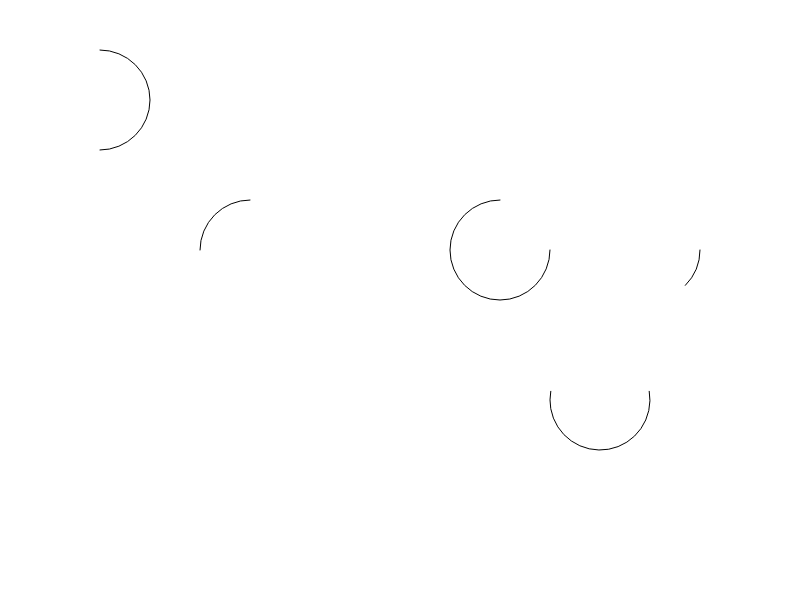
Frame 1 (no input)
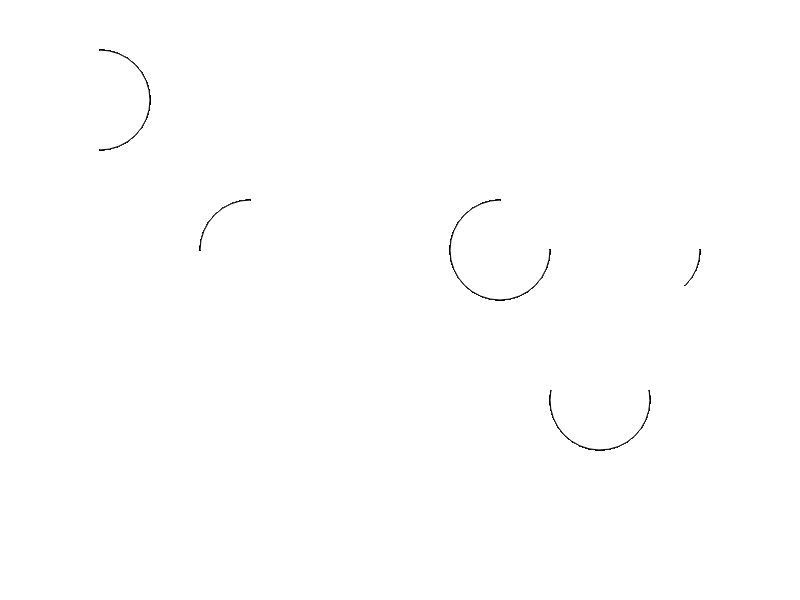
Frame 60 (no input)
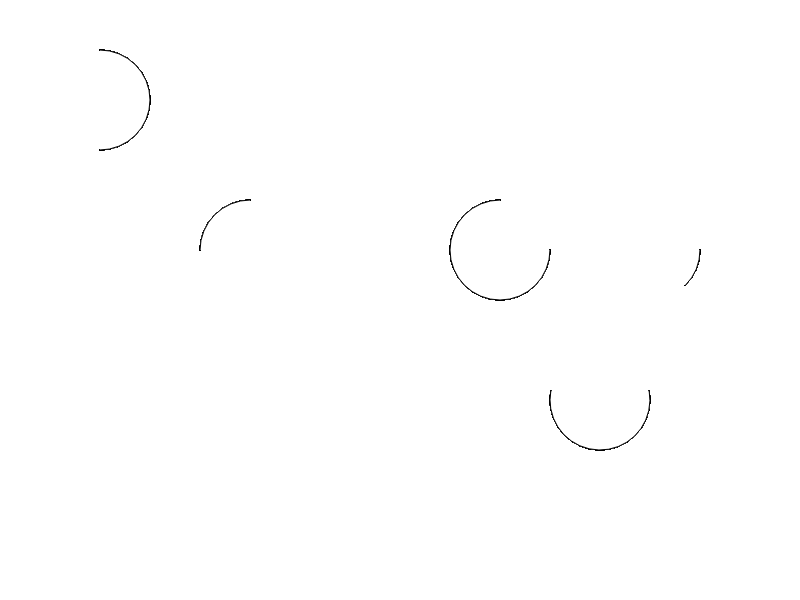
Frame 120 (the mouse pressed at the canvas centre since frame 60)

The p5.js sketch that drew these frames (run headless with seeded random() and noise() and a simulated clock; from frame 60 on, the mouse is pressed at the canvas centre):

// p5.js sketch
// ── sketch.js
function setup() {
  createCanvas(800, 600);
}

function draw() {
  arc(100, 100, 100, 100, PI + HALF_PI, TWO_PI+HALF_PI);
  arc(250, 250, 100, 100, PI, PI+HALF_PI);
  arc(500, 250, 100, 100, 0, PI+HALF_PI);
  arc(650, 250, 100, 100, 0, QUARTER_PI);
  arc(600, 400, 100, 100, radians(-10), radians(190));
}
